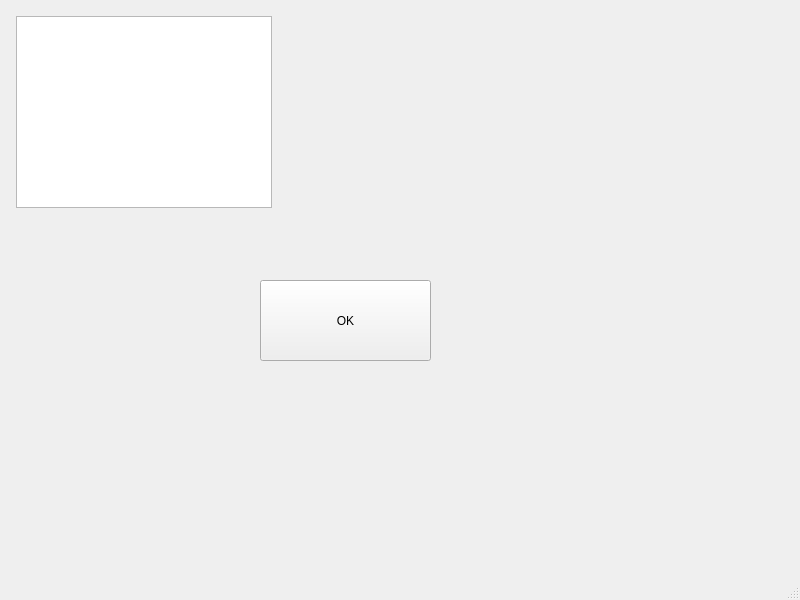
<?xml version="1.0" encoding="UTF-8"?>
<ui version="4.0">
 <class>UserWindow</class>
 <widget class="QMainWindow" name="UserWindow">
  <property name="geometry">
   <rect>
    <x>0</x>
    <y>0</y>
    <width>800</width>
    <height>600</height>
   </rect>
  </property>
  <property name="windowTitle">
   <string>MainWindow</string>
  </property>
  <widget class="QWidget" name="centralwidget">
   <widget class="QTextBrowser" name="textBrowser">
    <property name="geometry">
     <rect>
      <x>16</x>
      <y>16</y>
      <width>256</width>
      <height>192</height>
     </rect>
    </property>
   </widget>
   <widget class="QPushButton" name="okButton">
    <property name="geometry">
     <rect>
      <x>260</x>
      <y>280</y>
      <width>171</width>
      <height>81</height>
     </rect>
    </property>
    <property name="text">
     <string>OK</string>
    </property>
   </widget>
  </widget>
  <widget class="QMenuBar" name="menubar">
   <property name="geometry">
    <rect>
     <x>0</x>
     <y>0</y>
     <width>800</width>
     <height>26</height>
    </rect>
   </property>
  </widget>
  <widget class="QStatusBar" name="statusbar"/>
 </widget>
 <resources/>
 <connections/>
</ui>
